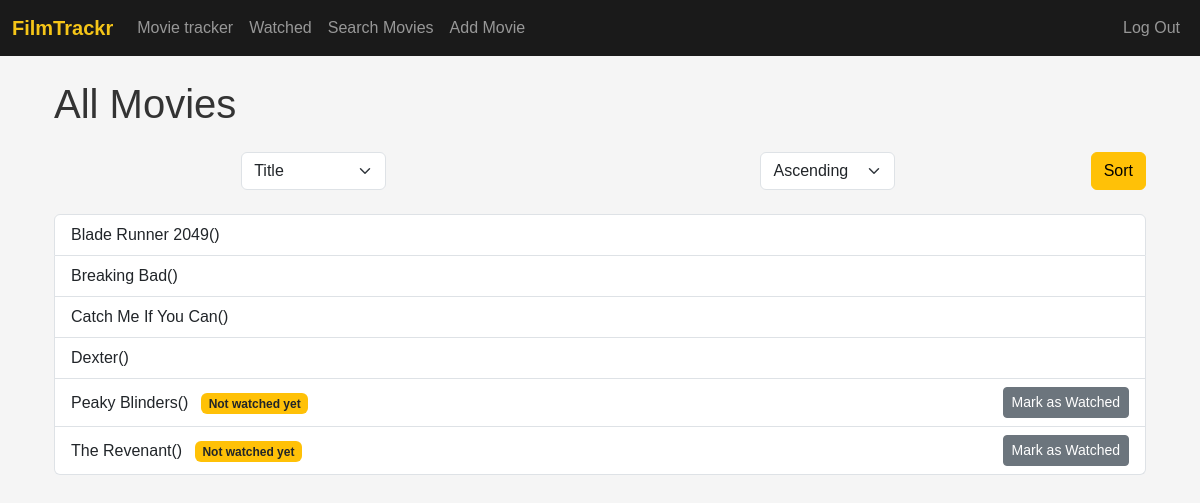
The app's page / (signed in) with its own data.
### tables this page shows
CREATE TABLE movies (
        id           INTEGER PRIMARY KEY AUTOINCREMENT,
        title        TEXT    NOT NULL,
        genre        TEXT    NOT NULL,
        mood         TEXT    NOT NULL,
        description  TEXT,
        release_year INTEGER,
        rating       REAL
    , image_path   TEXT DEFAULT '_not-found.jpg');

### app.py (the view)
@app.route("/", methods=["GET", "POST"])
@login_required
def index():
    criterias = get_table_columns(db, "movies")
    if request.method == "POST":
        sort_criteria = request.form.get("sort-criteria")
        sort_order = request.form.get("sort-order")
        if sort_criteria not in criterias:
            flash("Invalid sort criteria", "error")
            return redirect("/")
        if sort_order not in ("ASC", "DESC"):
            flash("Invalid sort order", "error")
            sort_order = "ASC"
    else:
        sort_criteria = "title"
        sort_order = "ASC"
    user_id = session["user_id"]
    all_movies = db.execute(
        f"SELECT id, title FROM movies ORDER BY {sort_criteria} {sort_order};"
    )
    watched_movie_ids = [
        movie["id"]
        for movie in db.execute(
            """
            SELECT m.id
              FROM movies m
              JOIN watched_movies wm ON m.id = wm.movie_id
             WHERE wm.user_id = ?
            """,
            user_id,
        )
    ]
    return render_template(
        "index.html",
        criterias=criterias,
        all_movies=all_movies,
        watched_movie_ids=watched_movie_ids,
    )

### helpers.py (called while the page is built)
def login_required(f):
    @wraps(f)
    def decorated_function(*args, **kwargs):
        if session.get("user_id") is None:
            return redirect("/login")
        return f(*args, **kwargs)
    return decorated_function

def snake_to_sentence_case(text):
    sentence = text.replace("_", " ").capitalize()
    return sentence

def get_table_columns(db: SQL, table: str) -> list[str]:
    return [
        column["name"]
        for column in db.execute("SELECT name FROM pragma_table_info(?);", table)
    ]

### templates/index.html (shortened to what this page needs)
{% extends "layout.html" %}
{% block body %}
<div class="container mt-4">
    <h1 class="mb-4">All Movies</h1>
    <form action="/" method="post" class="d-flex justify-content-center mb-4">
        <select class="form-select mx-auto w-auto" name="sort-criteria">
            {% for criteria in criterias %}
                <option value={{ criteria }} {% if criteria == "title" %} selected="selected" {% endif %}>
                    {{ criteria | snake_to_sentence_case }}
                </option>
            {% endfor %}
        </select>
        <select class="form-select mx-auto w-auto" name="sort-order">
            <option value="ASC" selected="selected">Ascending</option>
        </select>
        <button class="btn btn-warning ms-2" type="submit">Sort</button>
    </form>
    <ul class="list-group">
        {% for movie in all_movies %}
            <li class="list-group-item d-flex justify-content-between align-items-center">
                <div>
                    <a href="/movie/{{ movie.id }}" class="text-decoration-none text-dark movie-title">{{ movie.title }}({{ movie.release_year }})</a>
                    {% if movie.id not in watched_movie_ids %}
                        <span class="badge bg-warning text-dark ms-2">Not watched yet</span>
                    {% endif %}
                </div>
                {% if movie.id not in watched_movie_ids %}
                    <form method="POST" action="/mark-watched" class="d-inline">
                        <button type="submit" class="btn btn-sm btn-secondary">Mark as Watched</button>
                    </form>
                {% endif %}
            </li>
        {% endfor %}
    </ul>
</div>
{% endblock %}

### templates/layout.html (style rules this page uses)
body { font-family: Arial, sans-serif; background-color: #f5f5f5; color: #333; }
.container { margin-top: 20px; }

### records on screen
movies: title "Blade Runner 2049"
movies: title "Breaking Bad"
movies: title "Catch Me If You Can"
movies: title "Dexter"
movies: title "Peaky Blinders", shows "Not watched yet"
movies: title "The Revenant", shows "Not watched yet"

### other values on screen
form field sort-criteria "Title"
